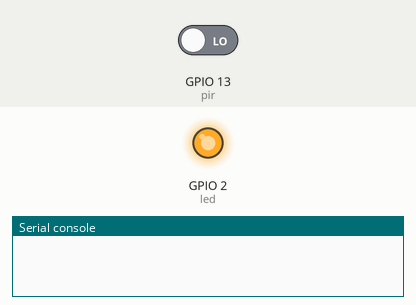
This program was run on a simulated ESP8266 board running MicroPython. Parts: output pins drawn as LEDs (lit = HIGH, except the on-board LED, lit = LOW), the last lines printed to the serial console. Inputs (shaded band) come from the test bench; at power-on: GPIO 13 (pir) LOW.

Above: at 1.2 s.
1.3 s: GPIO 13 (pir) driven HIGH
At 7.0 s:
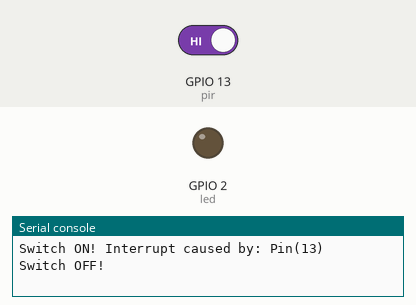
Timing chart, 0 to 8.5 s (numbered marks = the images above; inputs shaded):
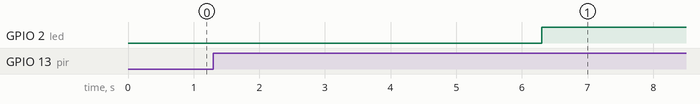

The program:

magnetic.py
```python
from machine import Pin
from time import sleep

# magnetic.py
magnet = False

def handle_interrupt(pin):
  global magnet
  magnet = True
  global interrupt_pin
  interrupt_pin = pin

led = Pin(2, Pin.OUT) # NodeMCU buildin LED
pir = Pin(13, Pin.IN) # GPIO13 NodeMCU pin D7

pir.irq(trigger=Pin.IRQ_RISING, handler=handle_interrupt)

while True:
  if magnet:
    print('Switch ON! Interrupt caused by:', interrupt_pin)
    led.value(0)
    sleep(5)
    led.value(1)
    print('Switch OFF!')
    magnet = False
```

Measured:
- after the input at 1.3 s, GPIO 2 (led): LOW → HIGH after 5.0 s
